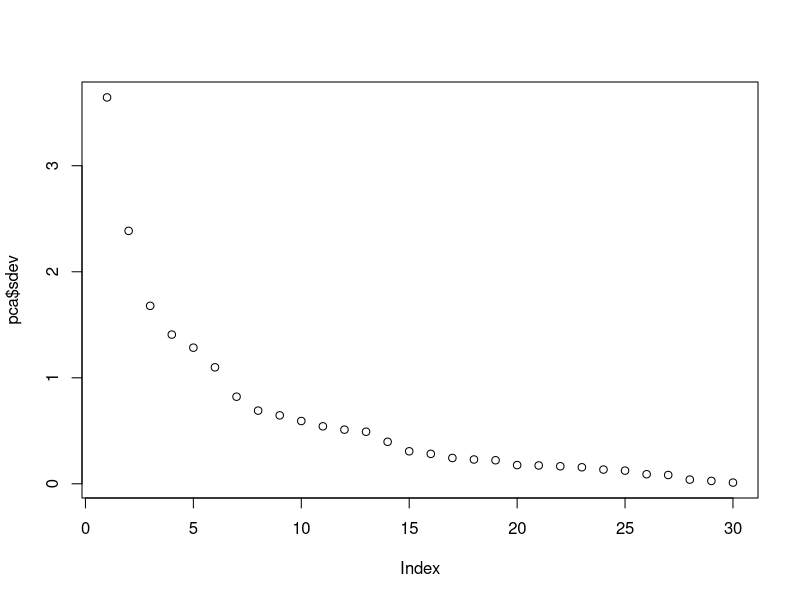
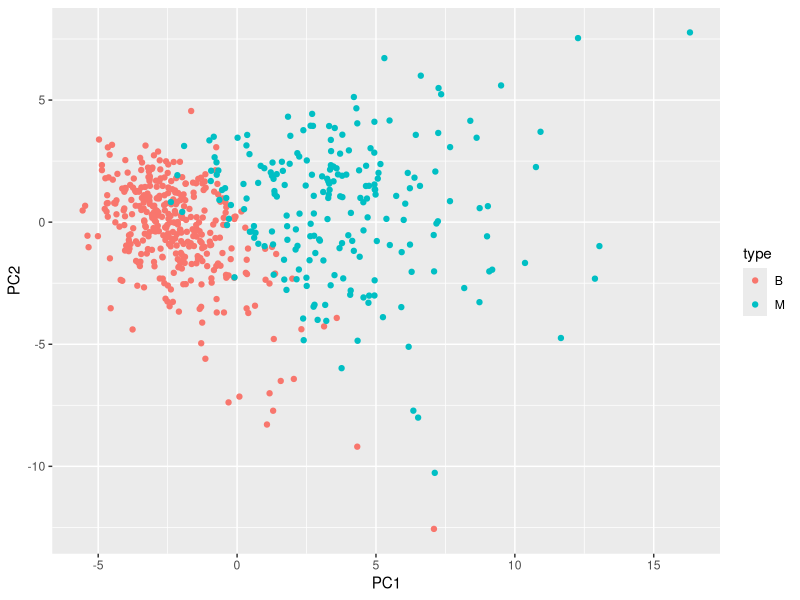
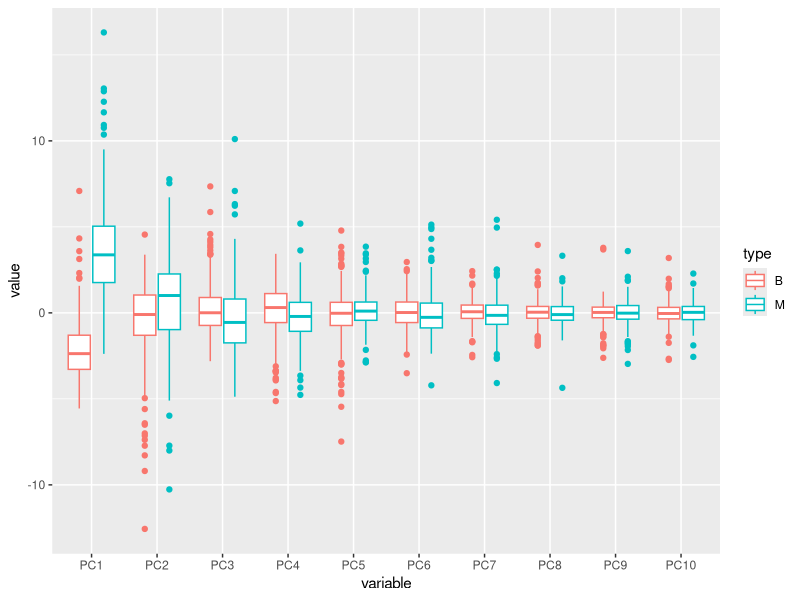

The R script that drew these images, in order:
#Breast Cancer
options(digits = 3)
library(matrixStats)
library(tidyverse)
library(caret)
library(dslabs)
data(brca)

x <- brca$x
y <- brca$y

#analysis
#size data sets
dim(x)
length(y)

#proportion of malignant
mean(y=='M')

#find highest column mean
which(colMeans(x) == max(colMeans(x)))

#find lowest standard deviation
which(apply(x, 2, sd) == min(apply(x, 2, sd)))

#scaling each columns
#centered
col_mean <- colMeans(x) 
subtract_means <- sweep(x, 2, col_mean)

#scaled
sd <- apply(x, 2, sd)
scaled_x <-  sweep(subtract_means, 2, sd, '/')
length(scaled_x[,1])
sd(scaled_x[,1])
median(scaled_x[,1])
#PCA Analysis
# propotion of variance of first component
pca <- prcomp(scaled_x)

plot(pca$sdev)

var_explained <- cumsum(pca$sdev^2/sum(pca$sdev)^2)
var_explained

var_explained[1]/var_explained[length(var_explained)]

#number of components that are required to explain at least 90%
#components that explain more than 90%
component90 = var_explained[var_explained>var_explained[length(var_explained)] * 0.9]
which(var_explained == component90[1])

#Alternative
summary(pca)

#Plotting PCs
library(ggrepel)

pcs <- data.frame(pca$x, type=y) 

pcs %>%  ggplot(aes(PC1, PC2, color=type)) + 
  geom_point() 

#boxplot PCs
library(reshape2) 
#transform the dataset from wide to long(columns:type, variables, and values)
data_melt <- melt(data=pcs, 
                  id.vars='type', 
                  measure.vars=c(colnames(pcs[1:10]))
                  )
colnames(data_melt)
#plot boxplot color by type
ggplot(data_melt) + 
  geom_boxplot(aes(x=variable, y=value, color=type)) 

#alternative use gather to reshape the dataset
#data.frame(type = brca$y, pca$x[,1:10]) %>%
#  gather(key = "PC", value = "value", -type) %>%
#  ggplot(aes(PC, value, fill = type)) +
#  geom_boxplot()

#Model training
#split data
set.seed(1) 
test_index <- createDataPartition(brca$y, times = 1, p = 0.2, list = FALSE)
test_x <- scaled_x[test_index,]
test_y <- brca$y[test_index]
train_x <- scaled_x[-test_index,]
train_y <- brca$y[-test_index]

#proportion of category targets
mean(train_y=='B')
mean(test_y=='B')
